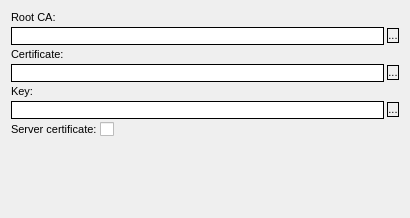
<?xml version="1.0" encoding="UTF-8"?>
<ui version="4.0">
 <class>CertPage</class>
 <widget class="QWizardPage" name="CertPage">
  <property name="geometry">
   <rect>
    <x>0</x>
    <y>0</y>
    <width>410</width>
    <height>218</height>
   </rect>
  </property>
  <property name="windowTitle">
   <string>WizardPage</string>
  </property>
  <property name="styleSheet">
   <string notr="true">font-size: 8pt;</string>
  </property>
  <property name="title">
   <string>Certificates</string>
  </property>
  <property name="subTitle">
   <string>Please specify the certificates for the connection.</string>
  </property>
  <layout class="QGridLayout" name="gridLayout">
   <item row="0" column="0">
    <layout class="QVBoxLayout" name="verticalLayout">
     <property name="spacing">
      <number>3</number>
     </property>
     <item>
      <widget class="QLabel" name="label">
       <property name="text">
        <string>Root CA:</string>
       </property>
      </widget>
     </item>
     <item>
      <layout class="QHBoxLayout" name="horizontalLayout_3">
       <item>
        <widget class="QLineEdit" name="txtCAPath">
         <property name="styleSheet">
          <string notr="true">:enabled {border: 1px solid black; background-color: rgb(255, 255, 255);}
:disabled {border: 1px solid black; background-color: rgb(195, 195, 195);}
:hover {border: 1px solid red; }</string>
         </property>
         <property name="readOnly">
          <bool>true</bool>
         </property>
        </widget>
       </item>
       <item>
        <widget class="QPushButton" name="cmdOpenCA">
         <property name="styleSheet">
          <string notr="true">:enabled {border: 1px solid black}
:disabled {border: 1px solid black}
:hover {background-color: rgb(195, 195, 195);}</string>
         </property>
         <property name="text">
          <string>...</string>
         </property>
        </widget>
       </item>
      </layout>
     </item>
     <item>
      <widget class="QLabel" name="label_2">
       <property name="text">
        <string>Certificate:</string>
       </property>
      </widget>
     </item>
     <item>
      <layout class="QHBoxLayout" name="horizontalLayout_2">
       <item>
        <widget class="QLineEdit" name="txtCertPath">
         <property name="styleSheet">
          <string notr="true">:enabled {border: 1px solid black; background-color: rgb(255, 255, 255);}
:disabled {border: 1px solid black; background-color: rgb(195, 195, 195);}
:hover {border: 1px solid red; }</string>
         </property>
         <property name="readOnly">
          <bool>true</bool>
         </property>
        </widget>
       </item>
       <item>
        <widget class="QPushButton" name="cmdOpenCert">
         <property name="styleSheet">
          <string notr="true">:enabled {border: 1px solid black}
:disabled {border: 1px solid black}
:hover {background-color: rgb(195, 195, 195);}</string>
         </property>
         <property name="text">
          <string>...</string>
         </property>
        </widget>
       </item>
      </layout>
     </item>
     <item>
      <widget class="QLabel" name="label_3">
       <property name="text">
        <string>Key:</string>
       </property>
      </widget>
     </item>
     <item>
      <layout class="QHBoxLayout" name="horizontalLayout">
       <item>
        <widget class="QLineEdit" name="txtKeyPath">
         <property name="styleSheet">
          <string notr="true">:enabled {border: 1px solid black; background-color: rgb(255, 255, 255);}
:disabled {border: 1px solid black; background-color: rgb(195, 195, 195);}
:hover {border: 1px solid red; }</string>
         </property>
         <property name="readOnly">
          <bool>true</bool>
         </property>
        </widget>
       </item>
       <item>
        <widget class="QPushButton" name="cmdOpenKey">
         <property name="styleSheet">
          <string notr="true">:enabled {border: 1px solid black}
:disabled {border: 1px solid black}
:hover {background-color: rgb(195, 195, 195);}</string>
         </property>
         <property name="text">
          <string>...</string>
         </property>
        </widget>
       </item>
      </layout>
     </item>
     <item>
      <layout class="QFormLayout" name="formLayout">
       <property name="fieldGrowthPolicy">
        <enum>QFormLayout::AllNonFixedFieldsGrow</enum>
       </property>
       <item row="0" column="0">
        <widget class="QLabel" name="label_4">
         <property name="text">
          <string>Server certificate:</string>
         </property>
        </widget>
       </item>
       <item row="0" column="1">
        <widget class="QCheckBox" name="cbServerCert">
         <property name="sizePolicy">
          <sizepolicy hsizetype="Minimum" vsizetype="Preferred">
           <horstretch>0</horstretch>
           <verstretch>0</verstretch>
          </sizepolicy>
         </property>
         <property name="styleSheet">
          <string notr="true"/>
         </property>
         <property name="text">
          <string/>
         </property>
        </widget>
       </item>
      </layout>
     </item>
    </layout>
   </item>
   <item row="1" column="0">
    <spacer name="verticalSpacer">
     <property name="orientation">
      <enum>Qt::Vertical</enum>
     </property>
     <property name="sizeHint" stdset="0">
      <size>
       <width>20</width>
       <height>40</height>
      </size>
     </property>
    </spacer>
   </item>
  </layout>
 </widget>
 <resources/>
 <connections/>
</ui>
